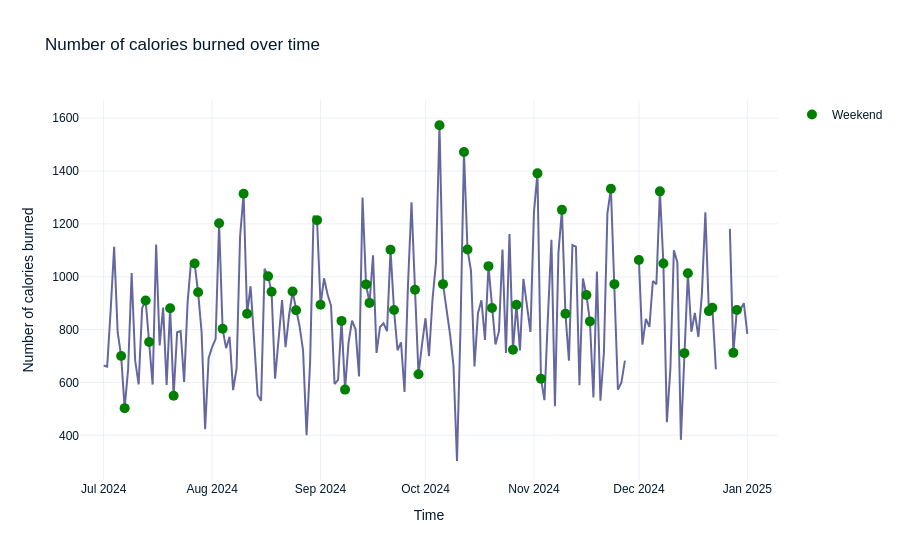

The notebook cell this image was saved under:
### Code cell
# Create a line chart for the number of calories burned over time
fig = px.line(fd, y='total_calories_burned', x='date', title='Number of calories burned over time')

weekend = fd[fd['is_weekend']]
fig.add_scatter(x=weekend['date'], y=weekend['total_calories_burned'], mode='markers', name='Weekend', marker=dict(color= 'Green', size= 10))
#fig.add_scatter(x=weekend['date'], y=weekend['total_calories_burned'], mode='markers', name='Weekend', marker={'color': 'Green', 'size': 10})

fig.update_layout(xaxis_title='Time', yaxis_title='Number of calories burned')

# Display the line chart
fig.show()

### Figure 1 — Plotly figure (JSON) as saved in the notebook; plotly's stock layout.template omitted (floating-point values rounded to 4 significant figures; data arrays with more than 128 entries replaced by an {"elided": "..."} marker saying what was removed)
{"data": [{"hovertemplate": "date=%{x}<br>total_calories_burned=%{y}<extra></extra>", "legendgroup": "", "line": {"color": "#6568a0", "dash": "solid"}, "marker": {"symbol": "circle"}, "mode": "lines", "name": "", "orientation": "v", "showlegend": false, "x": {"elided": "185 str values"}, "xaxis": "x", "y": {"elided": "185 int values"}, "yaxis": "y", "type": "scatter"}, {"marker": {"color": "Green", "size": 10}, "mode": "markers", "name": "Weekend", "x": ["2024-07-06T00:00:00", "2024-07-07T00:00:00", "2024-07-13T00:00:00", "2024-07-14T00:00:00", "2024-07-20T00:00:00", "2024-07-21T00:00:00", "2024-07-27T00:00:00", "2024-07-28T00:00:00", "2024-08-03T00:00:00", "2024-08-04T00:00:00", "2024-08-10T00:00:00", "2024-08-11T00:00:00", "2024-08-17T00:00:00", "2024-08-18T00:00:00", "2024-08-24T00:00:00", "2024-08-25T00:00:00", "2024-08-31T00:00:00", "2024-09-01T00:00:00", "2024-09-07T00:00:00", "2024-09-08T00:00:00", "2024-09-14T00:00:00", "2024-09-15T00:00:00", "2024-09-21T00:00:00", "2024-09-22T00:00:00", "2024-09-28T00:00:00", "2024-09-29T00:00:00", "2024-10-05T00:00:00", "2024-10-06T00:00:00", "2024-10-12T00:00:00", "2024-10-13T00:00:00", "2024-10-19T00:00:00", "2024-10-20T00:00:00", "2024-10-26T00:00:00", "2024-10-27T00:00:00", "2024-11-02T00:00:00", "2024-11-03T00:00:00", "2024-11-09T00:00:00", "2024-11-10T00:00:00", "2024-11-16T00:00:00", "2024-11-17T00:00:00", "2024-11-23T00:00:00", "2024-11-24T00:00:00", "2024-11-30T00:00:00", "2024-12-01T00:00:00", "2024-12-07T00:00:00", "2024-12-08T00:00:00", "2024-12-14T00:00:00", "2024-12-15T00:00:00", "2024-12-21T00:00:00", "2024-12-22T00:00:00", "2024-12-28T00:00:00", "2024-12-29T00:00:00"], "y": [700, 503, 910, 753, 881, 550, 1050, 941, 1202, 803, 1314, 860, 1002, 943, 944, 873, 1214, 894, 833, 573, 971, 901, 1102, 874, 951, 631, 1573, 972, 1472, 1103, 1040, 882, 724, 894, 1391, 614, 1253, 860, 931, 831, 1333, 972, null, 1063, 1323, 1050, 711, 1013, 870, 883, 712, 874], "type": "scatter"}], "layout": {"xaxis": {"anchor": "y", "domain": [0, 1], "title": {"text": "Time"}}, "yaxis": {"anchor": "x", "domain": [0, 1], "title": {"text": "Number of calories burned"}}, "legend": {"tracegroupgap": 0}, "title": {"text": "Number of calories burned over time"}}}
